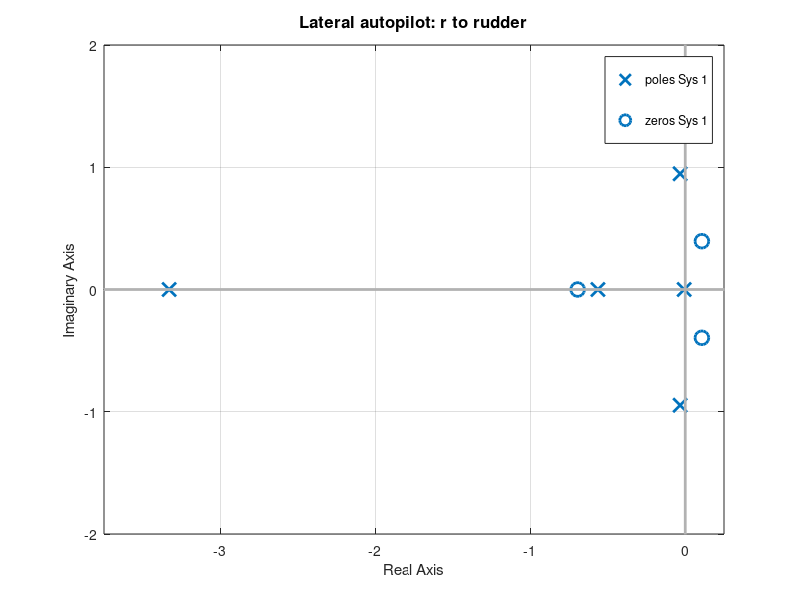
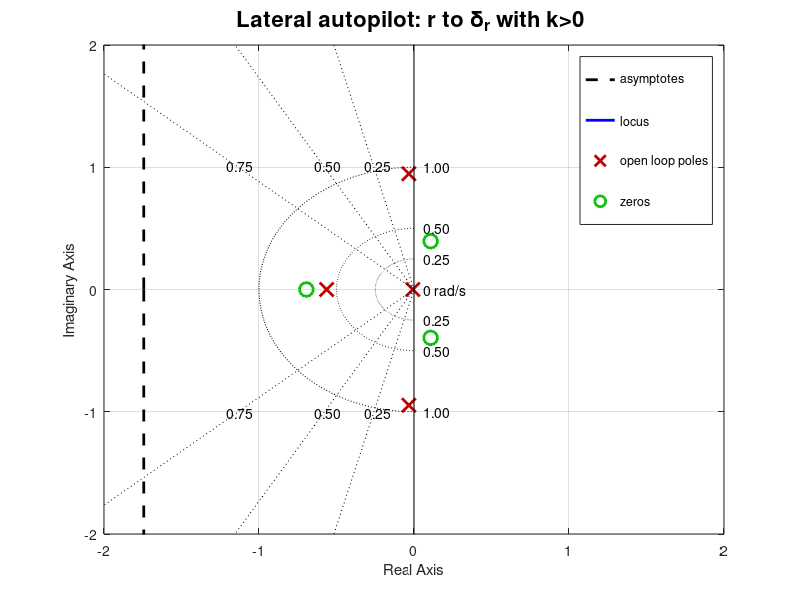
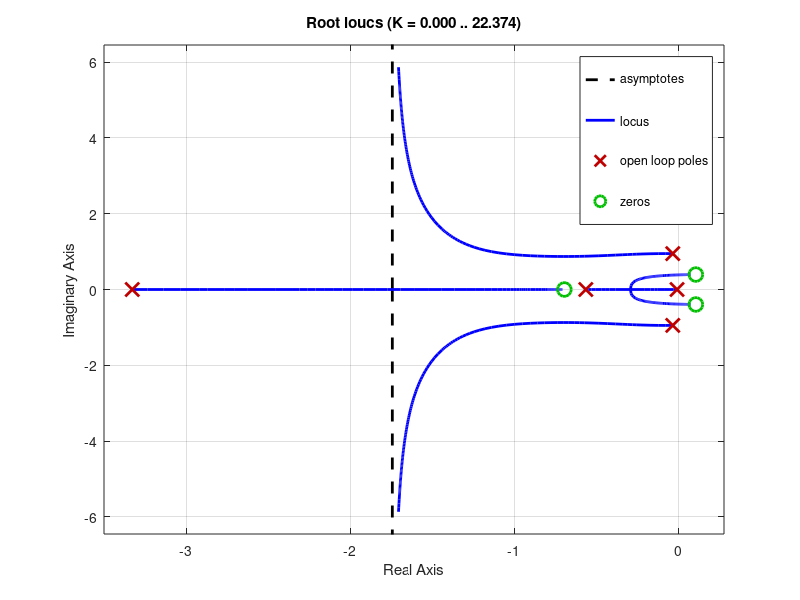

The MATLAB script that drew these images, in order: (Note: this script raises an error after producing the figures.)
%
% B747 lateral dynamics
% Reid 188
clear all
%
% metric
Yv = -1.61e4;Yp = 0;Yr = 0;
Lv = -3.062e5;Lp = -1.076e7;Lr = 9.925e6;
Nv = 2.131e5;Np = -1.33e6;Nr = -8.934e6;

g = 9.81;theta0 = 0;S = 511;cbar = 8.324;b = 59.64;
U0 = 235.9;
m = 2.83176e6/g;cbar = 8.324;rho = 0.3045;
Iyy = .449e8;Ixx = .247e8;Izz = .673e8;Ixz = -.212e7;

% nondimensional control derivatives
% reid page 207
%
Cyda = 0;Cydr = .1146;
Clda = -1.368e-2;Cldr = 6.976e-3;
Cnda = -1.973e-4;Cndr = -.1257;

QdS = 1/2*rho*U0^2*S;
Yda = QdS*Cyda;Ydr = QdS*Cydr;Lda = QdS*b*Clda;Ldr = QdS*b*Cldr;
Nda = QdS*b*Cnda;Ndr = QdS*b*Cndr;

Ixxp = (Ixx*Izz-Ixz^2)/Izz;
Izzp = (Ixx*Izz-Ixz^2)/Ixx;
Ixzp = Ixz/(Ixx*Izz-Ixz^2);

% reid 289
% full lateral derivatives
% state x = [v p r phi]
%
Alat = [Yv/m Yp/m (Yr/m-U0) g*cos(theta0);
   (Lv/Ixxp + Ixzp*Nv) (Lp/Ixxp + Ixzp*Np) (Lr/Ixxp + Ixzp*Nr) 0;
   (Ixzp*Lv + Nv/Izzp) (Ixzp*Lp + Np/Izzp) (Ixzp*Lr + Nr/Izzp) 0;
   0 1 tan(theta0) 0];

Blat = [1/m 0 0;0 1/Ixxp Ixzp;0 Ixzp 1/Izzp;0 0 0]*[Yda Ydr;Lda Ldr;Nda Ndr];

% Model from rudder to r
G_dr_r = ss(Alat,Blat(:,2),[0 0 1 0],0);
%
% rudder servo 3.33/(s+3.33)
Hr = tf(3.33,[1 3.33]);
%
% expected control gain
Kr = -1.6;

tf(G_dr_r*Hr)

figure(1)
set(gcf,'DefaultLineLineWidth',2)
set(gcf,'DefaultlineMarkerSize',18)
pzmap(sign(Kr)*G_dr_r*Hr);
% hh = get(gcf,'children');
% hhh = get(hh(1),'children');
% set(hhh(1),'MarkerSize',18);set(hhh(1),'LineWidth',2)
% set(hhh(2),'MarkerSize',18);set(hhh(2),'LineWidth',2)
axis([-3.75 .25 -2 2])
title('Lateral autopilot: r to rudder','FontSize',12)
% print -depsc lat_1;jpdf('lat_1')

figure(2)
set(gcf,'DefaultLineLineWidth',2)
set(gcf,'DefaultlineMarkerSize',18)
rlocus(G_dr_r*Hr); % note positive sign used here
sgrid([.25 .5 .75],[.25 .5 1])
axis([-2 2 -2 2])
title('Lateral autopilot: r to \delta_r with k>0 ','FontSize',16)
% print -depsc lat_2a;jpdf('lat_2a')

figure(3)
set(gcf,'DefaultLineLineWidth',2)
set(gcf,'DefaultlineMarkerSize',18)
rlocus(sign(Kr)*G_dr_r*Hr); % note negative sign used here
rr = rlocus(G_dr_r*Hr,Kr);
hold on; plot(rr+eps*j,'rd','MarkerFace','r');hold off
hh = get(1,'children');hhh = get(hh(1),'children')
% set(hhh(1),'MarkerSize',18);set(hhh(1),'LineWidth',2)
% set(hhh(2),'MarkerSize',18);set(hhh(2),'LineWidth',2)
sgrid([.25 .5 .75],[.25 .5 1])
axis([-3.75 .25 -2 2])
title('Lateral autopilot: r to \delta_r with k<0 ','FontSize',16)
% print -depsc lat_2;jpdf('lat_2')

% clp response to r_comm
%sys = tf(Nrdr*Kpsi,Drdr+Kpsi*Nrdr);
sys_cl = feedback(Kr*G_dr_r*Hr,1,[1],[1],-1)
t = [0:.1:500]';
rc = ones(size(t));
[r1,t] = impulse(sys_cl,t);

% with washout Kwash = [tau 0]/[tau 1]
tau = 1/.24; %sec
Nwash = [tau 0];Dwash = [tau 1];
w = logspace(-2,2,250);
Hw = tf(Nwash,Dwash)
Gw = freqresp(Hw,w);
loglog(w,abs(squeeze(Gw)),'LineWidth',2)
axis([.01 20 .01 2])
title('Washout filter with \tau = 4.2')
ylabel('|H_w(s)|')
xlabel('Freq (rad/sec)')
% print -depsc wash1;jpdf('wash1')

%sysw = tf(conv(Dwash,Nrdr)*Kpsi,conv(Dwash,Drdr)+Kpsi*conv(Nwash,Nrdr));
sys_cl_w = feedback(Kr*G_dr_r*Hr,Hw,[1],[1],-1);
[r2,t] = impulse(sys_cl_w,t);
[u1,t] = lsim(Hw,r2,t);

figure(4)
subplot(211)
plot(t,[r1 r2 ]);axis([0 30 -.5 1 ])
% setlines
ylabel('Response r');xlabel('Time')
legend('Without Washout','With Washout')
subplot(212)
plot(t,[Kr*(0-r1) Kr*(0-u1)]);axis([0 30 -.5 1 ])
% setlines
ylabel('Control \delta_r');xlabel('Time')
legend('Without Washout','With Washout')
% control signal quickly goes to zero in both cases
% but only one controller has returned r to zero
% the one with a washout produces a zero signal
% even though there is a steady state error in r
% print -depsc wash2;jpdf('wash2')

figure(5)
set(gcf,'DefaultLineLineWidth',2)
set(gcf,'DefaultlineMarkerSize',18)
rlocus(sign(Kr)*G_dr_r*Hr*Hw); % note negative sign used here
rrwash = rlocus(G_dr_r*Hr*Hw,Kr);
hold on; plot(rr+eps*j,'rd','MarkerFace','r');hold off
hold on; plot(rrwash+eps*j,'m<','MarkerFace','m');hold off
% hh = get(1,'children');
% hhh = get(hh(1),'children')
% set(hhh(1),'MarkerSize',18);
% set(hhh(1),'LineWidth',2)
%set(hhh(2),'MarkerSize',18);set(hhh(2),'LineWidth',2)
sgrid([.25 .5 .75],[.25 .5 1])
axis([-2 1 -1.5 1.5])
title('Lateral autopilot: r to rudder WITH washout filter')
% print -depsc wash3;jpdf('wash3')

% roll control
Ha = tf(1,[.15 1]);
G_da_phi = tf(Lda,conv([1 0],[Ixxp -Lp]));
PDr = tf([1/1.5 1],[1]); % locate the PD zero
Kphi = -30;

figure(6);
set(gcf,'DefaultLineLineWidth',2)
set(gcf,'DefaultlineMarkerSize',18)
rlocus(-PDr*Ha*G_da_phi)
rrphi = rlocus(PDr*Ha*G_da_phi,Kphi);
hold on; plot(rrphi+eps*j,'rd','MarkerFace','r');hold off
% print -depsc roll1;jpdf('roll1')

%return
%
%
% roll controller reid 289
%Kphi = -30;
%Kr = -1.6;
%
%start with Alat and Blat
%add Psi: dot Psi  =  r sec(theta)
%state x = [v p r phi Psi]
Alat2 = [Alat zeros(4,1);[0 0 sec(theta0) 0 0]];
Blat2 = [Blat;[0 0]];
Clat2 = eye(5);Dlat2 = zeros(5,2);
syslat2 = ss(Alat2,Blat2,Clat2,Dlat2);

% from R108, x_e  =  U0 t
% from R108, dot y_e  =  U0 psi cos(theta0) + v
% x = [v p r phi Psi ye]
na = size(Alat2,1);
Alsimul = [Alat2 zeros(na,1);[1 0 0 0 U0*cos(theta0) 0]];
Blsimul = [Blat2;[0 0]];
Clsimul = [Clat2 zeros(5,1);[zeros(1,na) 1]]; % pull out ye as well
Dlsimul = zeros(6,2);

%
% add dynamics on the inputs
%
% aerilon: [0 -1]/[tau_a 1];
tau_a = 0.15;
JNa = [0 1];JDa = [tau_a 1];
sysa = tf(JNa,JDa);
% rudder: [0 1]/[tau_r 1];
tau_r = 0.3;
JNr = [0 1];JDr = [tau_r 1];
sysr = tf(Kr*JNr,JDr);
sysd = append(sysa,sysr);
sysroll = series(sysd,syslat2);
%
%add the washout filter
%
tau_w = 4; %sec
Nwash = [tau_w 0];Dwash = [tau_w 1];
sys_wash = tf(Nwash,Dwash);
sysrollw  =  feedback(sysroll,sys_wash,2,[3],-1);
%

figure(7)
set(gcf,'DefaultLineLineWidth',2)
set(gcf,'DefaultlineMarkerSize',18)
rlocus(-PDr*tf(sysrollw(4,1))) % looks the same as the roll RL above
%rlocus(-PDr*Ha*G_da_phi)
%rrphi = rlocus(PDr*Ha*G_da_phi,Kphi);
rrphi2 = rlocus(PDr*tf(sysrollw(4,1)),Kphi);
hold on; plot(rrphi2+eps*j,'rd','MarkerFace','r');hold off
% print -depsc roll1a;jpdf('roll1a')

syscl  =  feedback(sysrollw,Kphi*[1/1.5 1],1,[2 4],-1);
tf(syscl(5,1))
syscl = series(append(tf(Kphi),tf(1)),syscl);% gain on the command input
tf(syscl(5,1))
%return

t = [0:.1:10]';
[yroll,t] = initial(syscl,[0 0 0 15*pi/180 0 0 0 0]',t);

figure(8)
% fignum = 1;
% figure(fignum);clf
set(gcf,'DefaultLineLineWidth',2)
plot(t,yroll(:,[4 2]))
% setlines(2)
legend('\phi','p')
title('Reponse to initial roll of 15 degs','FontSize',12)
% print -depsc phicomm1;jpdf('phicomm1')

figure(9)
% fignum = fignum+1;
% figure(fignum);clf
set(gcf,'DefaultLineLineWidth',2)
plot(t,yroll(:,[5 3]),t,yroll(:,1)/U0,':')
% setlines(2)
legend('\psi','r','\beta')
title('Reponse to initial roll of 15 degs','FontSize',12)
% print -depsc phicomm1a;jpdf('phicomm1a')

t = [0:.1:30]';
fact = 15*pi/180;
[ystep,t] = step(syscl,t);

figure(10)
% fignum = fignum+1;
% figure(fignum);clf
set(gcf,'DefaultLineLineWidth',2)
plot(t,ystep(:,[4 2])*fact)
xlabel('Time (sec)')
% setlines(2)
legend('\phi','p')
title('Reponse to step input \phi_c = 15 degs (0.26 rad)','FontSize',12)
% print -depsc phicomm2;jpdf('phicomm2')

figure(11)
% fignum = fignum+1;
% figure(fignum);clf
set(gcf,'DefaultLineLineWidth',2)
plot(t,ystep(:,[5])*fact,t,ystep(:,[3])*2,t,ystep(:,1)/U0*fact,':')
xlabel('Time (sec)')
% setlines(2)
legend('\psi','r','\beta')
title('Reponse to step input \phi_c = 15 degs (0.26 rad)','FontSize',12)
% print -depsc phicomm2a;jpdf('phicomm2a')

%add the heading controller
%phi_c  =  (U0/g/tau_h) * (Psi_d - Psi);
% input is now going to be Psi_d
%
tau_h = 12; % time constant to follow the heading command
rgain = (U0/g/tau_h);

figure(12)
% fignum = fignum+1;
% figure(fignum);clf
rlocus(syscl(5,1))
rr = rlocus(syscl(5,1),rgain)
hold on; plot(rr+eps*j,'rd','MarkerFace','r');hold off
axis([-2 2 -1.25 1.25]);title('Heading Command Loop \tau_1 = 12 sec','FontSize',14)
% print -depsc phicomm3;jpdf('phicomm3')

syscl2 = feedback(syscl,rgain,[1],[5],-1)
syscl2 = series(append(tf(rgain),tf(1)),syscl2);% gain on the command input
t = [0:.1:50]';
fact = 15*pi/180; %step of 15 deg in heading
[yhead,t] = step(syscl2(:,1),t);

figure(13)
% fignum = fignum+1;
% figure(fignum);clf
plot(t,yhead(:,[4 2])*fact)
xlabel('Time (sec)')
% setlines(2)
legend('\phi','p')
% print -depsc phicomm3a;jpdf('phicomm3a')

figure(14)
% fignum = fignum+1;
% figure(fignum);
plot(t,yhead(:,[5])*fact,t,yhead(:,[3]),t,yhead(:,1)/U0*fact,'m:',t,fact*ones(size(t)))
xlabel('Time (sec)')
% setlines(2)
legend('\psi','r','\beta','\psi_c')
% print -depsc phicomm3b;jpdf('phicomm3b')
%

% now determine psi_d from the track that we would like to follow
%
tau_2  =  30; %sec. this is the timescale for the path follower
%

return

%run ac3_lat
%ac3out

T = ac3out(:,1);
V = ac3out(:,2);
P = ac3out(:,3);
R = ac3out(:,4);
PHI = ac3out(:,5);
PSI = ac3out(:,6);
YREF = ac3out(:,7);
YE = ac3out(:,8);
PSIcomm = ac3out(:,9);
PHIcomm = ac3out(:,10);

figure(1);clf
plot(T,[YREF YE]);
f = get(gcf,'children')
set(f,'Ydir','reverse')
% setlines(2)
ylabel('Path Y_e')
legend('Y_{ref}','Y_{a/c}')
% print -depsc ac3_lat_path;jpdf('ac3_lat_path')

figure(2);clf
plot(T,[PHI PHIcomm]);
% setlines(2)
ylabel('\Phi and \Phi_c')
legend('\Phi','\Phi_c')
% print -depsc ac3_lat_phi;jpdf('ac3_lat_phi')

figure(3);clf
plot(T,[PSI PSIcomm]);
% setlines(2)
ylabel('\Psi and \Psi_c')
legend('\Psi','\Psi_c')
% print -depsc ac3_lat_psi;jpdf('ac3_lat_psi')


